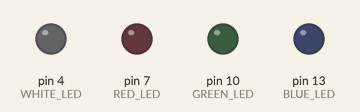
Recording of a sketch running on a simulated Arduino Uno, built with avr-gcc and run on an emulated ATmega328P. Parts: output pins drawn as LEDs (lit = HIGH). At 11.2 s the program stops and its outputs stay as they are.

Above: at 0.1 s.
At 2.2 s:
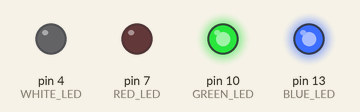
At 3.6 s:
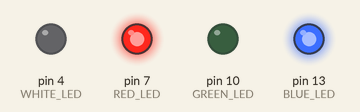
At 5.0 s:
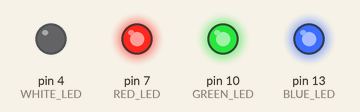
At 7.8 s:
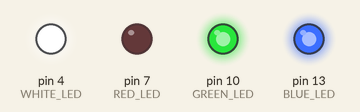
At 10.6 s:
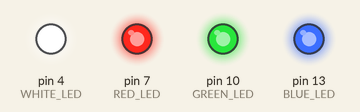
Timing chart, 0 to 12.1 s (numbered marks = the images above):
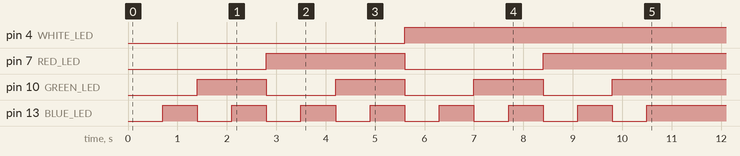

Measured:
- by itself, pin 4 (WHITE_LED): LOW → HIGH at 5.6 s
- by itself, pin 7 (RED_LED): LOW → HIGH at 2.8 s, → LOW 2.8 s later, → HIGH 2.8 s later
- by itself, pin 10 (GREEN_LED): alternates HIGH for 1.4 s and LOW for 1.4 s, 7 changes in all, then stays HIGH
- by itself, pin 13 (BLUE_LED): alternates HIGH for 0.70 s and LOW for 0.70 s, 15 changes in all, then stays HIGH

The sketch:

Lesson_6_-_Building_a_Binary_Counter.ino
```cpp
//https://www.youtube.com/watch?v=Lg39qKrdySU&list=PLGs0VKk2DiYw-L-RibttcvK-WBZm8WLEP&index=6
//Giving variables interger value to represent LED pins and delay time
int BLUE_LED = 13;
int GREEN_LED = 10;
int RED_LED = 7;
int WHITE_LED = 4;
int TIME = 700;

void setup(){
  pinMode(BLUE_LED, OUTPUT);
  pinMode(GREEN_LED, OUTPUT);
  pinMode(RED_LED, OUTPUT);
  pinMode(WHITE_LED, OUTPUT);

}

void loop(){
  ZERO();
  ONE();
  TWO();
  THREE();
  FOUR();
  FIVE();
  SIX();
  SEVEN();
  EIGHT();
  NINE();
  TEN();
  ELEVEN();
  TWELVE();
  THIRTEEN();
  FOURTEEN();
  FIFTEEN();
  exit(0);
}

void ZERO(){
  digitalWrite(BLUE_LED, LOW);
  digitalWrite(GREEN_LED, LOW);
  digitalWrite(RED_LED, LOW);
  digitalWrite(WHITE_LED, LOW);
  delay(TIME);
}

void ONE(){
  digitalWrite(BLUE_LED, HIGH);
  digitalWrite(GREEN_LED, LOW);
  digitalWrite(RED_LED, LOW);
  digitalWrite(WHITE_LED, LOW);
  delay(TIME);
}

void TWO(){
  digitalWrite(BLUE_LED, LOW);
  digitalWrite(GREEN_LED, HIGH);
  digitalWrite(RED_LED, LOW);
  digitalWrite(WHITE_LED, LOW);
  delay(TIME);
}

void THREE(){
  digitalWrite(BLUE_LED, HIGH);
  digitalWrite(GREEN_LED, HIGH);
  digitalWrite(RED_LED, LOW);
  digitalWrite(WHITE_LED, LOW);
  delay(TIME);
}

void FOUR(){
  digitalWrite(BLUE_LED, LOW);
  digitalWrite(GREEN_LED, LOW);
  digitalWrite(RED_LED, HIGH);
  digitalWrite(WHITE_LED, LOW);
  delay(TIME);
}

void FIVE(){
  digitalWrite(BLUE_LED, HIGH);
  digitalWrite(GREEN_LED, LOW);
  digitalWrite(RED_LED, HIGH);
  digitalWrite(WHITE_LED, LOW);
  delay(TIME);
}

void SIX(){
  digitalWrite(BLUE_LED, LOW);
  digitalWrite(GREEN_LED, HIGH);
  digitalWrite(RED_LED, HIGH);
  digitalWrite(WHITE_LED, LOW);
  delay(TIME);
}

void SEVEN(){
  digitalWrite(BLUE_LED, HIGH);
  digitalWrite(GREEN_LED, HIGH);
  digitalWrite(RED_LED, HIGH);
  digitalWrite(WHITE_LED, LOW);
  delay(TIME);
}

void EIGHT(){
  digitalWrite(BLUE_LED, LOW);
  digitalWrite(GREEN_LED, LOW);
  digitalWrite(RED_LED, LOW);
  digitalWrite(WHITE_LED, HIGH);
  delay(TIME);
}

void NINE(){
  digitalWrite(BLUE_LED, HIGH);
  digitalWrite(GREEN_LED, LOW);
  digitalWrite(RED_LED, LOW);
  digitalWrite(WHITE_LED, HIGH);
  delay(TIME);
}

void TEN(){
  digitalWrite(BLUE_LED, LOW);
  digitalWrite(GREEN_LED, HIGH);
  digitalWrite(RED_LED, LOW);
  digitalWrite(WHITE_LED, HIGH);
  delay(TIME);
}

void ELEVEN(){
  digitalWrite(BLUE_LED, HIGH);
  digitalWrite(GREEN_LED, HIGH);
  digitalWrite(RED_LED, LOW);
  digitalWrite(WHITE_LED, HIGH);
  delay(TIME);
}

void TWELVE(){
  digitalWrite(BLUE_LED, LOW);
  digitalWrite(GREEN_LED, LOW);
  digitalWrite(RED_LED, HIGH);
  digitalWrite(WHITE_LED, HIGH);
  delay(TIME);
}

void THIRTEEN(){
  digitalWrite(BLUE_LED, HIGH);
  digitalWrite(GREEN_LED, LOW);
  digitalWrite(RED_LED, HIGH);
  digitalWrite(WHITE_LED, HIGH);
  delay(TIME);
}

void FOURTEEN(){
  digitalWrite(BLUE_LED, LOW);
  digitalWrite(GREEN_LED, HIGH);
  digitalWrite(RED_LED, HIGH);
  digitalWrite(WHITE_LED, HIGH);
  delay(TIME);
}

void FIFTEEN(){
  digitalWrite(BLUE_LED, HIGH);
  digitalWrite(GREEN_LED, HIGH);
  digitalWrite(RED_LED, HIGH);
  digitalWrite(WHITE_LED, HIGH);
  delay(TIME);
}
```
